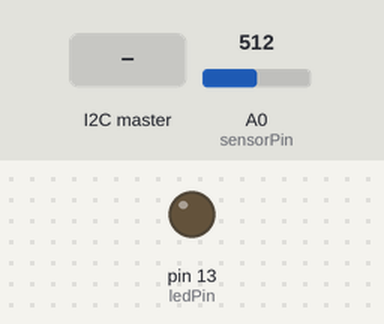
The sketch below on a simulated Arduino Uno, built with avr-gcc and run on an emulated ATmega328P. On the bench: output pins drawn as LEDs (lit = HIGH). The inputs (shaded band) are chosen by the test bench; at power-on: A0 (sensorPin) = 512. EEPROM starts erased; what the sketch prints to the serial monitor is not drawn.

Above: at 1.2 s.
1.3 s: the I2C master sends the byte 1
At 2.0 s:
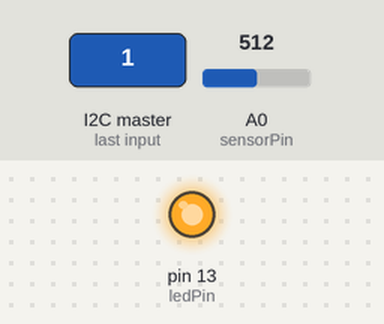
2.8 s: the I2C master sends the byte 0
At 3.2 s:
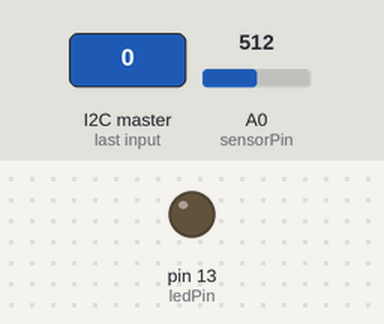
4.3 s: the I2C master sends the byte 2
At 5.6 s:
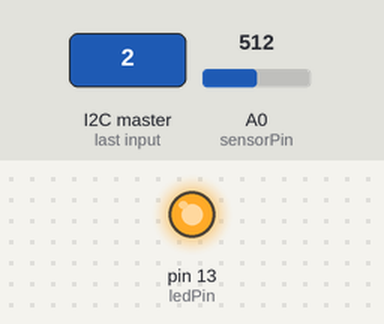
Timing chart, 0 to 7.3 s (numbered marks = the images above; inputs shaded):
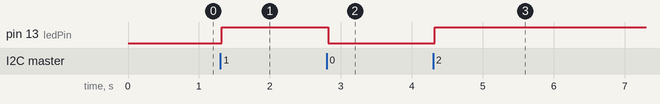

Measured:
- after the input at 1.3 s, pin 13 (ledPin): LOW → HIGH at once
- after the input at 2.8 s, pin 13 (ledPin): HIGH → LOW at once
- after the input at 4.3 s, pin 13 (ledPin): LOW → HIGH at once

The sketch:

i2c_slave_ard-bak1.ino
```cpp
// Include the Wire library for I2C
#include <Wire.h>
#include <EEPROM.h>

// LED on pin 13
const int ledPin = 13;

struct Limit {
  int valid;   // when == 1234
  int lim;
};
struct Limits {
  int valid;   // when == 1234
  int minLim;
  int maxLim;
};

const int LIM_VALID = 1234;

int sensorPin = A0;    // select the input pin for the potentiometer
int sensorValue = 0;  // variable to store the value coming from the sensor

Limits getLimits() {

  Limits curLimits;
  Limit gLim;
  curLimits.valid = 0;

  EEPROM.get(0, gLim);   // min limit
  if (gLim.valid == 1234) {
    curLimits.valid++;
    curLimits.minLim = gLim.lim;
  }

  EEPROM.get(sizeof(Limit), gLim);   // max limit
  if (gLim.valid == 1234) {
    curLimits.valid++;
    curLimits.maxLim = gLim.lim;
  }

  if (curLimits.valid != 2) {
    curLimits.valid = 0;
    //curLimits.minLim = 500;
    //curLimits.maxLim = 520;
  }
  return curLimits;
}

void setLimit(int maxNotMin, int lim) { // min: maxNotMin==0 max: maxNotMin==1
  Limit sLim;
  sLim.valid = 1234;
  sLim.lim = lim;
  EEPROM.put(maxNotMin*sizeof(Limit), sLim);
}

void setup() {
  // Join I2C bus as slave with address 8
  Wire.begin(0x8);
  Serial.begin(9600);  // start serial for output

  Limits curLimits = getLimits();
  Serial.println(curLimits.valid);
  Serial.println(curLimits.minLim);
  Serial.println(curLimits.maxLim);

  if (curLimits.valid < 1) {
    Serial.println("Setting Limits...");
    setLimit(0, 321);
    setLimit(1, 876);
  }

  // Call receiveEvent when data received
  Wire.onReceive(receiveEvent);

  Wire.onRequest(requestEvent); // register event

  // Setup pin 13 as output and turn LED off
  pinMode(ledPin, OUTPUT);
  digitalWrite(ledPin, LOW);
}

// Function that executes whenever data is received from master
void receiveEvent(int howMany) {
  while (Wire.available()) { // loop through all but the last
    char c = Wire.read();    // receive byte as a character
    digitalWrite(ledPin, c);
  }
}

int reqState = 0;
uint8_t sense;

void requestEvent() {

  if (reqState == 0) {
    reqState = 1;
    sense = sensorValue>>8;
  } else {
    sense = sensorValue&0xFF;
    reqState = 0;
  }
  Wire.write(&sense, 1);
}

void loop() {
  delay(100);
  if (reqState == 0) {
    sensorValue = analogRead(sensorPin);
  }
}
```
